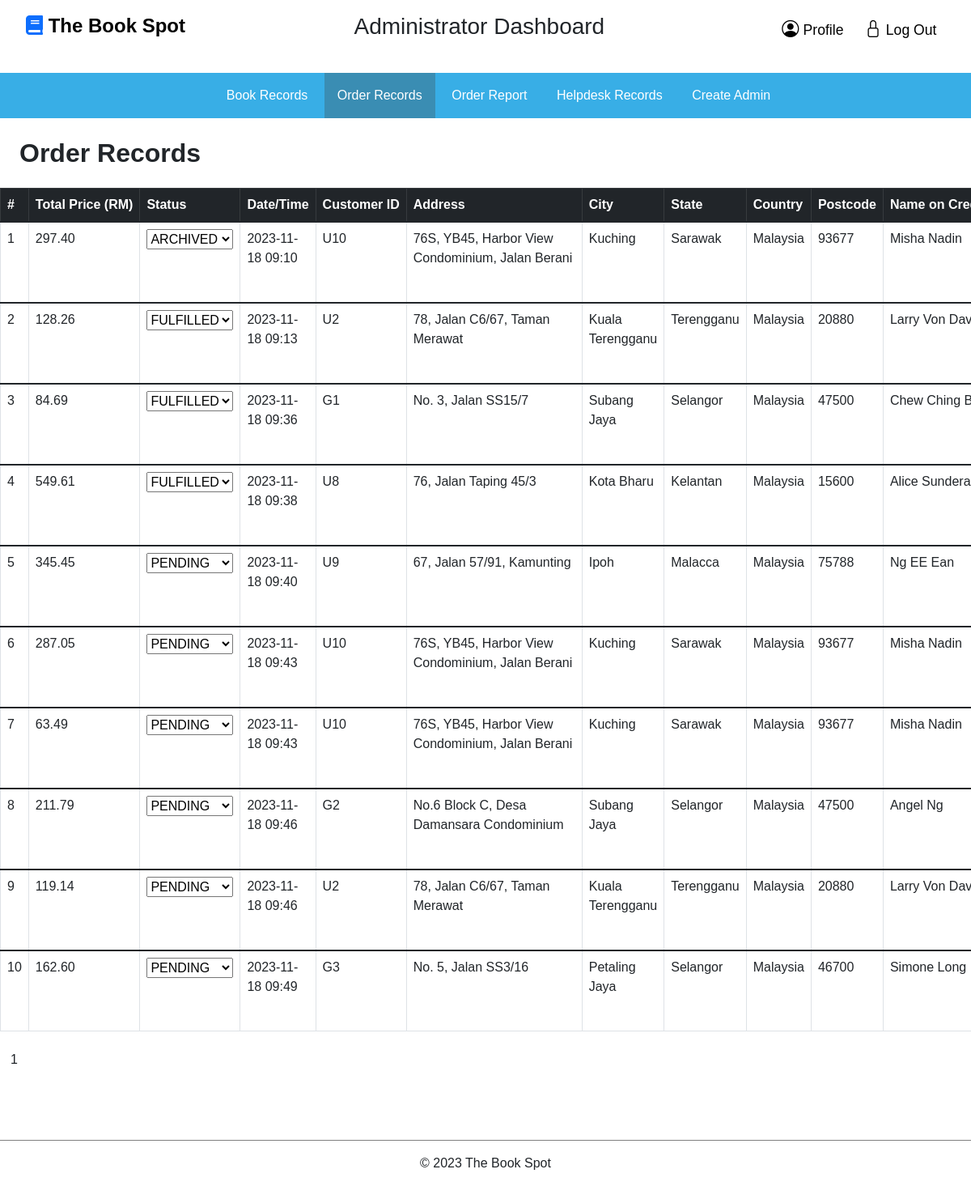
Screenshot of /orderRecord.php (signed in) with the database file from the repository.
### tables this page shows
CREATE TABLE `sales` (
  `sales_id` int(11) NOT NULL,
  `total_price` decimal(10,2) DEFAULT NULL,
  `status` varchar(255) DEFAULT NULL,
  `create_at` timestamp(6) NOT NULL DEFAULT current_timestamp(6),
  `user_id` int(11) DEFAULT NULL,
  `guest_id` int(11) DEFAULT NULL,
  `address` varchar(100) DEFAULT NULL,
  `city` varchar(50) DEFAULT NULL,
  `state` varchar(50) DEFAULT NULL,
  `country` varchar(50) DEFAULT 'Malaysia',
  `postcode` varchar(10) DEFAULT NULL,
  `ccName` varchar(100) DEFAULT NULL,
  `cardNo` bigint(16) DEFAULT NULL,
  `expiry` varchar(10) DEFAULT NULL,
  `cvv` int(3) DEFAULT NULL,
  `ccType` varchar(50) DEFAULT NULL
);

### orderRecord.php (the view, shortened to what this page needs)
<!DOCTYPE html>
<html lang="en">
<head>
    <link href = "styles/bookRecord.css" rel="stylesheet" />
    <link href = "styles/orderRecord.css" rel="stylesheet" />
    <link href = "styles/responsive.css" rel="stylesheet" media ="screen and (max-width:1024px)" />
    <link href="https://cdn.jsdelivr.net/npm/bootstrap@5.2.1/dist/css/bootstrap.min.css" rel="stylesheet" />
    <link rel="stylesheet" href="https://cdn.jsdelivr.net/npm/bootstrap-icons@1.9.1/font/bootstrap-icons.css" />
    <link rel="stylesheet" href="https://cdnjs.cloudflare.com/ajax/libs/font-awesome/5.15.4/css/all.min.css" />
</head>
<?php
    include 'inc/adminHeader.inc';
    include 'inc/adminMenu.inc';
?>
<body>
    <h2 class="heading">Order Records</h2>
    <?php
        require_once('settings.php');
        $conn = @mysqli_connect($host, $user, $pwd, $sql_db);
        if (!$conn)
        {
            echo "<p>Database connection failure</p>";
        }
        else
        {
            $sql_table="sales";
            $page_size = 10;
            $current_page = isset($_GET['page']) ? $_GET['page'] : 1;
            $offset = ($current_page - 1) * $page_size;
            $query = "SELECT * FROM $sql_table LIMIT $offset, $page_size;";
            $result = mysqli_query($conn, $query);
            if(!$result)
            {
                echo "<p>Something is wrong with ", $query, "</p>";
            }
            else
            {
                if(mysqli_num_rows($result) > 0)
                {
                    echo "<div class=\"table-responsive\">";
                    echo "<table id=\"orderTable\" class=\"table table-bordered table-hover\">";
                    echo "<thead class=\"table-dark\">";
                    echo "<tr>\n"
                        ."<th><div class=\"column-width\">#</div></th>\n"
                        ."<th><div class=\"column-width\">Total Price (RM)</div></th>\n"
                        ."<th><div class=\"column-width\">Status</div></th>\n"
                        ."<th><div class=\"column-width\">Date/Time</div></th>\n"
                        ."<th><div class=\"column-width\">Customer ID</div></th>\n"
                        ."<th><div class=\"column-width-xl\">Address</div></th>\n"
                        ."<th><div class=\"column-width\">City</div></th>\n"
                        ."<th><div class=\"column-width\">State</div></th>\n"
                        ."<th><div class=\"column-width\">Country</div></th>\n"
                        ."<th><div class=\"column-width\">Postcode</div></th>\n"
                        ."<th><div class=\"column-width\">Name on Credit Card</div></th>\n"
                        ."<th><div class=\"column-width\">Card Type</div></th>\n"
                        ."<th><div class=\"column-width\">Card Number</div></th>\n"
                        ."<th><div class=\"column-width\">Expiry Date</div></th>\n"
                        ."<th><div class=\"column-width\">CVV</div></th>\n"
                        ."<th><div class=\"column-width-l\">Action</div></th>\n"
                        ."</tr>\n";
                    echo "</thead>";
                    while ($row = mysqli_fetch_assoc($result))
                    {
                        $salesID = $row["sales_id"];
                        echo "<tbody class=\"table-group-divider\">";
                        echo "<tr>";
                        echo "<td>", $row["sales_id"],"</td>";
                        echo "<td>", $row["total_price"], "</td>";
                        echo "<td>";
                                echo "<select id = 'statusSelect_$salesID' onchange = 'update($salesID)' name='status' class = 'stateSelect'>";
                                $statusValues = array("PENDING", "FULFILLED", "ARCHIVED");
                                foreach ($statusValues as $status) {
                                    $selected = ($row["status"] == $status) ? 'selected' : '';
                                    echo '<option value="' . $status . '"' . $selected . '>' . $status . '</option>';
                                }
                                echo '</select>';
                        echo "</td>";
                        $formattedDateTime = date('Y-m-d H:i', strtotime($row["create_at"]));
                        echo "<td>", $formattedDateTime, "</td>";
                        echo "<td>", ($row["guest_id"] == -1 ? "U".$row["user_id"] : "G".$row["guest_id"]), "</td>";
                        echo "<td>", $row["address"], "</td>";
                        echo "<td>", $row["city"], "</td>";
                        echo "<td>", $row["state"],"</td>";
                        echo "<td>", $row["country"], "</td>";
                        echo "<td>", $row["postcode"], "</td>";
                        echo "<td>", $row["ccName"], "</td>";
                        echo "</tr>";
                        echo "</tbody>";
                    }
                    echo "</table>";
                    echo "</div>";
                    $countQuery = "SELECT COUNT(*) as records FROM $sql_table";
                    $record = mysqli_query($conn, $countQuery);
                    $row = mysqli_fetch_assoc($record);
                    $recordCount = $row['records'];
                    $total_pages = ceil($recordCount / $page_size);
                    echo '<div class="pagination">';
                    for ($i = 1; $i <= $total_pages; $i++) {
                        echo '<a class="btn" href="?page=' . $i . '">' . $i . '</a>';
                    }
                    echo '</div>';
                }
            }
        }
        include 'inc/footer.inc';
    ?>
</body>

### styles/bookRecord.css (style rules this page uses)
* { font-family: Verdana, sans-serif; }
.column-width { width: max-content; }
.column-width-xl { width: 200px; }
.heading { margin-left: 2%; font-size: 2rem; font-weight: bold; margin-top: 2%; }

### styles/orderRecord.css (style rules this page uses)
.heading { margin-left: 2%; font-size: 2rem; font-weight: bold; margin-top: 2%; margin-bottom: 2%; }
.stateSelect { padding-top: 2%; padding-bottom: 2%; }

### rows the page displays
sales: sales_id "1", total_price "297.40", status "ARCHIVED", create_at "2023-11-18 09:10", user "10", address "76S, YB45, Harbor View Condominium, Jalan Berani", city "Kuching", state "Sarawak", country "Malaysia", postcode "93677", ccName "Misha Nadin"
sales: sales_id "2", total_price "128.26", status "FULFILLED", create_at "2023-11-18 09:13", user "2", address "78, Jalan C6/67, Taman Merawat", city "Kuala Terengganu", state "Terengganu", country "Malaysia", postcode "20880", ccName "Larry Von…"
sales: sales_id "3", total_price "84.69", status "FULFILLED", create_at "2023-11-18 09:36", guest "1", address "No. 3, Jalan SS15/7", city "Subang Jaya", state "Selangor", country "Malaysia", postcode "47500", ccName "Chew Ching…"
sales: sales_id "4", total_price "549.61", status "FULFILLED", create_at "2023-11-18 09:38", user "8", address "76, Jalan Taping 45/3", city "Kota Bharu", state "Kelantan", country "Malaysia", postcode "15600", ccName "Alice…"
sales: sales_id "5", total_price "345.45", status "PENDING", create_at "2023-11-18 09:40", user "9", address "67, Jalan 57/91, Kamunting", city "Ipoh", state "Malacca", country "Malaysia", postcode "75788", ccName "Ng EE Ean"
sales: sales_id "6", total_price "287.05", status "PENDING", create_at "2023-11-18 09:43", user "10", address "76S, YB45, Harbor View Condominium, Jalan Berani", city "Kuching", state "Sarawak", country "Malaysia", postcode "93677", ccName "Misha Nadin"
sales: sales_id "7", total_price "63.49", status "PENDING", create_at "2023-11-18 09:43", user "10", address "76S, YB45, Harbor View Condominium, Jalan Berani", city "Kuching", state "Sarawak", country "Malaysia", postcode "93677", ccName "Misha Nadin"
sales: sales_id "8", total_price "211.79", status "PENDING", create_at "2023-11-18 09:46", guest "2", address "No.6 Block C, Desa Damansara Condominium", city "Subang Jaya", state "Selangor", country "Malaysia", postcode "47500", ccName "Angel Ng"
sales: sales_id "9", total_price "119.14", status "PENDING", create_at "2023-11-18 09:46", user "2", address "78, Jalan C6/67, Taman Merawat", city "Kuala Terengganu", state "Terengganu", country "Malaysia", postcode "20880", ccName "Larry Von…"
sales: sales_id "10", total_price "162.60", status "PENDING", create_at "2023-11-18 09:49", guest "3", address "No. 5, Jalan SS3/16", city "Petaling Jaya", state "Selangor", country "Malaysia", postcode "46700", ccName "Simone Long"
